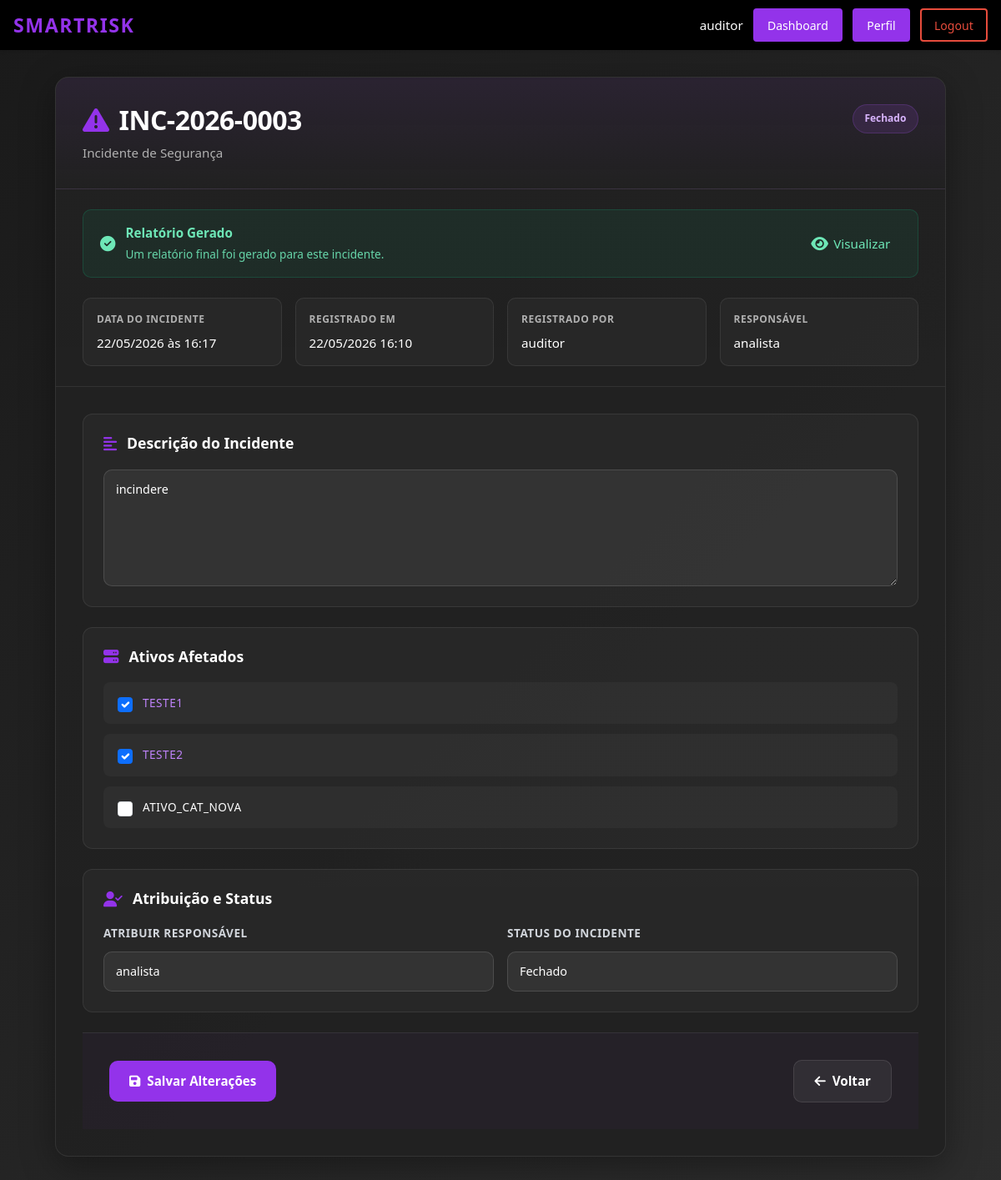
Page /visualizar_incidente/3/ (signed in) on the committed database.
### ismsapp/models.py (models this page shows, shortened)
class Incidente(models.Model):
    class StatusIncidente(models.TextChoices):
        REGISTRADO = "registrado", "Registrado"
        EM_INVESTIGACAO = "em_investigacao", "Em Investigação"
        RESOLVIDO = "resolvido", "Resolvido"
        FECHADO = "fechado", "Fechado"
    """Unique identifier for this incident (e.g., INC-2023-001)"""
    numero_incidente = models.CharField(
        max_length=50,
        unique=True,
        help_text="Identificador único do incidente (ex: INC-2023-001)"
    )
    """Detailed description of the security incident observed."""
    descricao = models.TextField(
        help_text="Descrição detalhada da natureza do incidente observado."
    )
    """Date when the incident occurred."""
    data_incidente = models.DateField(
        help_text="Data em que o incidente ocorreu."
    )
    """Time when the incident occurred."""
    hora_incidente = models.TimeField(
        help_text="Hora em que o incidente ocorreu."
    )
    """Assets affected by this incident (many-to-many relationship)."""
    ativos_afetados = models.ManyToManyField(
        Ativo,
        related_name="incidentes",
        help_text="Ativos afetados por este incidente."
    )
    """Current status of the incident in its lifecycle."""
    status = models.CharField(
        max_length=20,
        choices=StatusIncidente.choices,
        default=StatusIncidente.REGISTRADO,
        help_text="Status atual do incidente em seu ciclo de vida."
    )
    """User responsible for treating/resolving this incident."""
    responsavel_tratamento = models.ForeignKey(
        User,
        on_delete=models.SET_NULL,
        null=True,
        blank=True,
        related_name="incidentes_responsavel",
        help_text="Responsável pelo tratamento e resolução do incidente."
    )
    """User who registered this incident."""
    registrado_por = models.ForeignKey(
        User,
        on_delete=models.SET_NULL,
        null=True,
        blank=True,
        related_name="incidentes_registrados",
        help_text="Usuário que registrou este incidente."
    )
    """Timestamp when this incident was registered."""
    data_registro = models.DateTimeField(
        auto_now_add=True,
        help_text="Data e hora do registro do incidente no sistema."
    )
    """Timestamp of the last update to this incident."""
    data_atualizacao = models.DateTimeField(
        auto_now=True,
        help_text="Data e hora da última atualização do incidente."
    )
    """Whether a final report has been generated for this incident."""
    relatorio_gerado = models.BooleanField(
        default=False,
        help_text="Indica se o relatório final foi gerado para este incidente."
    )
    class Meta:
        verbose_name = "Incidente"
        verbose_name_plural = "Incidentes"
        ordering = ["-data_incidente", "-hora_incidente"]

class Ativo(models.Model):
    """Name/identifier of the asset (e.g., 'Servidor de Banco de Dados Prod-01')."""
    nome = models.CharField(
        max_length=255,
        default="Ativo",
        help_text="Nome único ou identificador do ativo (ex.: 'Servidor de Banco de Dados Prod-01').",
    )
    """Foreign key to the asset category that classifies this asset."""
    categoria = models.ForeignKey(
        CategoriaAtivo,
        on_delete=models.SET_NULL,
        null=True,
        related_name="ativos",
        help_text="Categoria que classifica este ativo.",
    )
    """Numeric score for the Confidentiality dimension, indicating how sensitive the asset's information is. Higher values mean greater damage if data is disclosed without authorization."""
    confidencialidade = models.PositiveSmallIntegerField(
        verbose_name = "Confidencialidade (C)",
        default = 0,
        help_text = (
            "Grau de sensibilidade das informações deste ativo. "
            "Uma pontuação mais alta indica maior prejuízo caso os dados sejam divulgados sem autorização."
        ),
    )
    """Numeric score for the Integrity dimension, indicating how critical it is that the asset's data remains accurate and unaltered. Higher values mean greater harm if data is modified or corrupted."""
    integridade = models.PositiveSmallIntegerField(
        verbose_name = "Integridade (I)",
        default = 0,
        help_text = (
            "Grau de criticalidade do dado deste ativo. "
            "Uma pontuação mais alta indica maior dano se os dados forem modificados ou corrompidos."
        ),
    )
    """Numeric score for the Availability dimension, indicating how important it is that the asset is accessible when needed. Higher values mean more severe impact if the asset becomes unavailable."""
    disponibilidade = models.PositiveSmallIntegerField(
        verbose_name = "Disponibilidade (D)",
        default = 0,
        help_text = (
            "Grau de importância do acesso a este ativo quando necessário. "
            "Uma pontuação mais alta indica impacto mais severo se o ativo se tornar indisponível."
        ),
    )
    """The Privacy dimension score, indicating how much the asset handles personal data subject to privacy regulations. Higher values mean greater exposure to privacy-related obligations and risks."""
    privacidade = models.PositiveSmallIntegerField(
        verbose_name = "Privacidade (P)",
        default = 0,
        help_text = (
            "O grau em que este ativo lida com dados pessoais sujeitos a regulamentações de privacidade. "
            "Uma pontuação mais alta indica maior exposição a obrigações e riscos relacionados à privacidade."
        ),
    )
    """Composite CIDP weight calculated from the four dimension scores previously defined. This value is used in risk scoring to reflect the overall criticality of the asset. Consider overriding the save() method or using a @property to automatically keep this value in sync whenever any of the individual dimension scores are updated."""
    peso_cidp = models.DecimalField(
        max_digits = 5,
        decimal_places = 2,
        default = 0,
        help_text = (
            "Peso composto CIDP calculado a partir das quatro pontuações de dimensão acima. "
        ),
    )
    class Meta:
        verbose_name = "Ativo"
        verbose_name_plural = "Ativos"
    def __str__(self):
        return f"{self.nome}"

### ismsapp/views.py (the view, shortened to what this page needs)
# urls.py: path("visualizar_incidente/<int:incidente_id>/", views.VisualizarIncidenteView.as_view(), name="visualizar_incidente"),
class VisualizarIncidenteView(View):
    template_name = "ismsapp/visualizar_incidente.html"
    def _check_permission(self, user):
        if not user.is_authenticated:
            return False
        user_profile = getattr(user, 'profile', None)
        if not user_profile:
            return False
        allowed_actors = [
            UserProfile.Actor.AUDITOR,
            UserProfile.Actor.ANALISTA
        ]
        return user_profile.actor_type in allowed_actors
    @method_decorator(login_required(login_url="login"))
    def get(self, request, incidente_id, *args, **kwargs):
        if not self._check_permission(request.user):
            messages.error(request, "Você não tem permissão para acessar esta página.")
            return redirect('dashboard')
        try:
            from .models import Incidente
            incidente = Incidente.objects.prefetch_related('ativos_afetados').get(id=incidente_id)
        except:
            messages.error(request, "Incidente não encontrado.")
            return redirect('gestao_incidentes')
        form = AtribuirResponsavelIncidenteForm(instance=incidente)
        has_relatorio = hasattr(incidente, 'relatorio')
        contexto = {
            'incidente': incidente,
            'form': form,
            'has_relatorio': has_relatorio,
        }
        return render(request, self.template_name, contexto)

### ismsapp/templates/ismsapp/visualizar_incidente.html (shortened to what this page needs)
{% extends "ismsapp/base.html" %}
{% load static %}
{% block extra_css %}
    <link href="https://cdn.jsdelivr.net/npm/bootstrap@5.3.0/dist/css/bootstrap.min.css" rel="stylesheet">
    <link href="https://cdnjs.cloudflare.com/ajax/libs/font-awesome/6.4.0/css/all.min.css" rel="stylesheet">
    <link href="{% static 'css/ismsapp/visualizar_incidente.css' %}" rel="stylesheet">
{% endblock %}
    {% block content %}
        <div class="incident-page">
            <div class="incident-card">
                <div class="incident-header">
                    <div class="header-top">
                        <h1>
                            <i class="fas fa-exclamation-triangle"></i> {{ incidente.numero_incidente }}
                        </h1>
                        <p class="header-subtitle">Incidente de Segurança</p>
                    </div>
                    <div class="header-meta">
                        <span class="status-badge status-{{ incidente.status|lower }}">
                            {{ incidente.get_status_display }}
                        </span>
                    </div>
                </div>
                {% if has_relatorio %}
                <div class="alert-banner">
                    <i class="fas fa-check-circle"></i>
                    <div class="alert-content">
                        <strong>Relatório Gerado</strong>
                        <p>Um relatório final foi gerado para este incidente.</p>
                    </div>
                    <a href="{% url 'relatorio_incidente' incidente.relatorio.id %}" class="alert-action">
                        <i class="fas fa-eye"></i> Visualizar
                    </a>
                </div>
                {% endif %}
                <div class="incident-meta-grid">
                    <div class="info-card">
                        <label class="info-label">Data do Incidente</label>
                        <p class="info-value">{{ incidente.data_incidente|date:"d/m/Y" }} às {{ incidente.hora_incidente|time:"H:i" }}</p>
                    </div>
                    <div class="info-card">
                        <label class="info-label">Registrado em</label>
                        <p class="info-value">{{ incidente.data_registro|date:"d/m/Y H:i" }}</p>
                    </div>
                    <div class="info-card">
                        <label class="info-label">Registrado por</label>
                        <p class="info-value">{{ incidente.registrado_por.get_full_name|default:incidente.registrado_por.username }}</p>
                    </div>
                    <div class="info-card">
                        <label class="info-label">Responsável</label>
                        <p class="info-value">
                            {% if incidente.responsavel_tratamento %}
                                {{ incidente.responsavel_tratamento.get_full_name|default:incidente.responsavel_tratamento.username }}
                            {% else %}
                                <span class="text-muted">Não atribuído</span>
                            {% endif %}
                        </p>
                    </div>
                </div>
                <form method="POST" class="editable-sections">
                    <div class="section">
                        <h3 class="section-title">
                            <i class="fas fa-align-left"></i> Descrição do Incidente
                        </h3>
                        <div class="form-group">
                            {{ form.descricao }}
                        </div>
                    </div>
                    <div class="section">
                        <h3 class="section-title">
                            <i class="fas fa-server"></i> Ativos Afetados
                        </h3>
                        <div class="form-group">
                            <div class="assets-checkbox-group">
                                {% for checkbox in form.ativos_afetados %}
                                    <label class="checkbox-label">
                                        {{ checkbox.tag }}
                                        <span>{{ checkbox.choice_label }}</span>
                                    </label>
                                {% endfor %}
                            </div>
                        </div>
                    </div>
                    <div class="section">
                        <h3 class="section-title">
                            <i class="fas fa-user-check"></i> Atribuição e Status
                        </h3>
                        <div class="form-row">
                            <div class="form-group">
                                <label for="{{ form.responsavel_tratamento.id_for_label }}">
                                    Atribuir Responsável
                                </label>
                                {{ form.responsavel_tratamento }}
                            </div>
                            <div class="form-group">
                                <label for="{{ form.status.id_for_label }}">
                                    Status do Incidente
                                </label>
                                {{ form.status }}
                            </div>
                        </div>
                    </div>
                    <div class="action-footer">
                        <div class="footer-actions">
                            <button type="submit" class="btn-submit">
                                <i class="fas fa-save"></i> Salvar Alterações
                            </button>
                        </div>
                        <a href="{% url 'gestao_incidentes' %}" class="btn-secondary">
                            <i class="fas fa-arrow-left"></i> Voltar
                        </a>
                    </div>
                </form>
            </div>
        </div>
    {% endblock %}

### ismsapp/templates/ismsapp/base.html (shortened to what this page needs)
{% load static %}
<!DOCTYPE html>
<html lang="en">
<head>
    <link rel="stylesheet" href="{% static 'css/ismsapp/header.css' %}">
    {% block extra_css %}{% endblock %}
</head>
<body class="{% block body_class %}{% endblock %}">
    <header class="isms-header" role="banner">
        <div class="header-container">
            <a href="{% url 'home' %}" class="header-logo" aria-label="SmartRisk home">
                <span class="logo-text">SmartRisk</span>
            </a>
            <nav id="site-navigation" class="header-nav" role="navigation" aria-label="Main Navigation">
                {% if user.is_authenticated %}
                    <div class="nav-user">
                        <span class="username">{{ user.username }}</span>
                        <a href="{% url 'dashboard' %}" class="nav-button dashboard-button {% if request.resolver_match.url_name == 'dashboard' %}active{% endif %}" aria-label="Dashboard">
                            Dashboard
                        </a>
                        <a href="{% url 'profile' %}" class="nav-button profile-button {% if request.resolver_match.url_name == 'profile' %}active{% endif %}" aria-label="Profile">
                            Perfil
                        </a>
                        <form action="{% url 'logout' %}" method="post" style="display:inline;">
                            <button type="submit" class="nav-button logout-button" aria-label="Logout">Logout</button>
                        </form>
                    </div>
                {% endif %}
            </nav>
        </div>
    </header>
    <main id="main-content" class="main-content">
        <div class="content-container">
            {% block content %}{% endblock %}
        </div>
    </main>
</body>
</html>

### rows in the picture
Incidente: numero_incidente "INC-2026-0003", status "Fechado", data_incidente "22/05/2026", hora_incidente "16:17", data_registro "22/05/2026 16:10", registrado_por.get_full_name "auditor", responsavel_tratamento.get_full_name "analista", descricao "incindere", responsavel_tratamento "analista"
Ativo: choice_label "TESTE1"
Ativo: choice_label "TESTE2"
Ativo: choice_label "ATIVO_CAT_NOVA"

### other values in the picture
{{ user.username }} "auditor"
